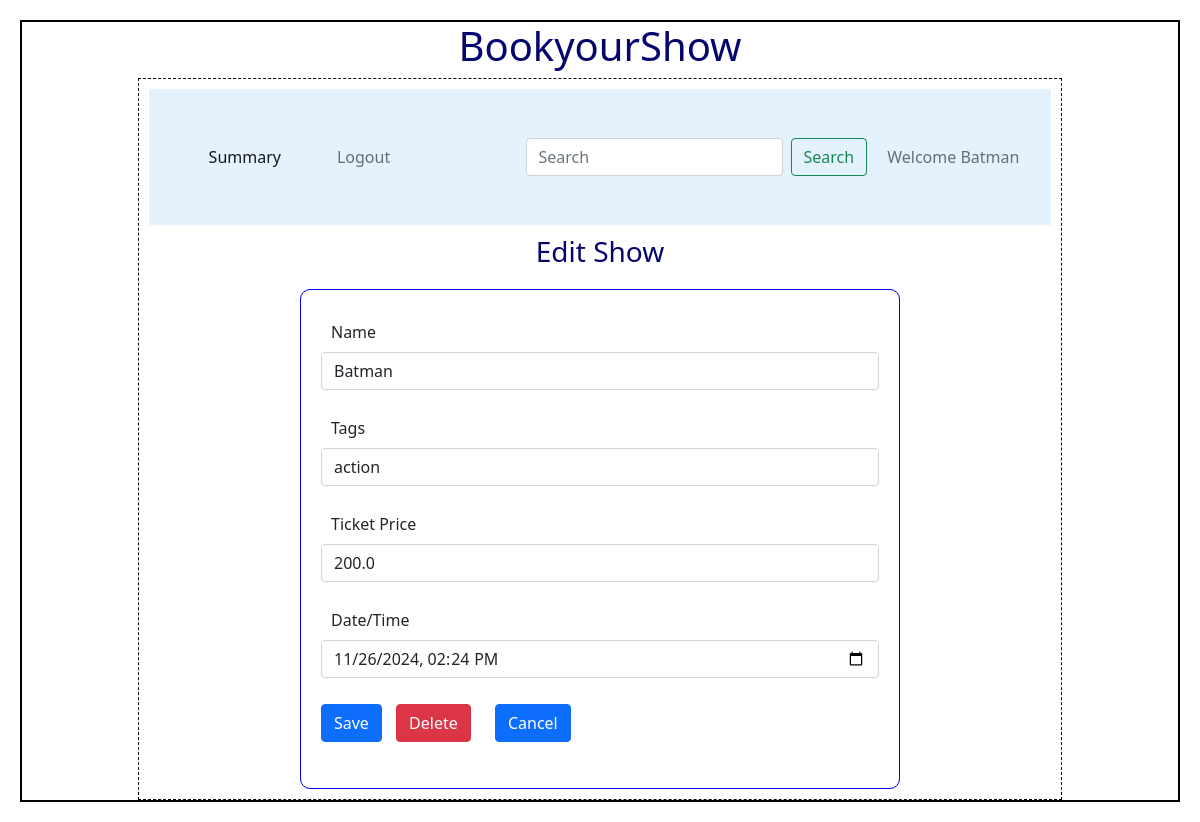
The app's page /edit_show/1/Batman with its own data.
### backend/models.py (models this page shows)
class Show(db.Model):
    __tablename__="show"
    id=db.Column(db.Integer,primary_key=True)
    name=db.Column(db.String,nullable=False)
    tags=db.Column(db.String,nullable=False)
    rating=db.Column(db.Integer,default=0)
    tkt_price=db.Column(db.Float,default=0.0)
    date_time=db.Column(db.DateTime,nullable=False)
    theatre_id=db.Column(db.Integer, db.ForeignKey("theatre.id"),nullable=False)
    tickets=db.relationship("Ticket",cascade="all,delete",backref="show",lazy=True)

### backend/controllers.py (the view, shortened to what this page needs)
@app.route("/edit_show/<id>/<name>",methods=["GET","POST"])
def edit_show(id,name):
    s=get_show(id)
    return render_template("edit_show.html",show=s,name=name)

### backend/controllers.py (called while the page is built)
def get_show(id):
    show=Show.query.filter_by(id=id).first()
    return show

### templates/edit_show.html
{%extends "admin_layout.html"%}
{%block content%}
            {%if show%}
                <div class="center"><h3>Edit Show</h3></div>
                <form action="/edit_show/{{show.id}}/{{name}}" method="POST">
                <div class="input_form">
                    <div class="mb-3">
                        <label for="name" class="form-label">Name</label>
                        <input type="text" class="form-control" name="mname" id="mname" value="{{show.name}}">
                    </div>
                    <div class="mb-3">
                        <label for="tags" class="form-label">Tags</label>
                        <input type="text" class="form-control" name="tags" id="tags" value="{{show.tags}}">
                    </div>
                    <div class="mb-3">
                        <label for="tkt_price" class="form-label">Ticket Price</label>
                        <input type="number" class="form-control" name="tkt_price" id="tkt_price" value="{{show.tkt_price}}">
                    </div>
                    <div class="mb-3">
                        <label for="dt_time" class="form-label">Date/Time</label>
                        <input type="datetime-local" class="form-control" name="dt_time" id="dt_time" value="{{show.date_time}}">
                    </div>
                    <div class="mb-3">
                        <button type="submit" class="btn btn-primary">Save</button>
                        <a href="/delete_show/{{show.id}}/{{name}}" type="button" class="btn btn-danger">Delete</a>
                        <a href="/admin/{{name}}" type="button" class="btn btn-primary">Cancel</a>
                    </div>
                </div>
                </form>
            {%endif%}
{%endblock%}

### templates/admin_layout.html (shortened to what this page needs)
<!DOCTYPE html>
<html>
    <head>
        <link rel="stylesheet" href="{{ url_for('static', filename='styles/main.css') }}">
        <link href="https://cdn.jsdelivr.net/npm/bootstrap@5.1.3/dist/css/bootstrap.min.css" rel="stylesheet">
    </head>
    <body>
        <div class="my_container">
            <div class="center"><h1>BookyourShow</h1></div>
            <div class="my_panel">
                <nav class="navbar navbar-expand-lg navbar-light " style="background-color: #e3f2fd;">
                    <div class="container-fluid">
                      <div class="collapse navbar-collapse" id="navbarText">
                        <ul class="navbar-nav me-auto mb-2 mb-lg-0">
                          <li class="nav-item">
                            <a class="nav-link active" aria-current="page" href="#">Summary</a>
                          </li>
                          <li class="nav-item">
                            <a class="nav-link" href="/login">Logout</a>
                          </li>
                        </ul>
                        <form class="d-flex" method="POST" action="/search/{{name}}">
                          <input class="form-control me-2" type="search" placeholder="Search" aria-label="Search" name = "search_txt" id = "search_txt">
                          <button class="btn btn-outline-success" type="submit">Search</button>
                        </form>
                        <span class="navbar-text">
                          Welcome {{name}}
                        </span>
                      </div>
                    </div>
                </nav>
                {%block content%}{%endblock%}
            </div>
        </div>
    </body>
</html>

### static/styles/main.css (style rules this page uses)
* { margin: 10px; }
.my_container { border: 2px solid black; }
.my_panel { width: 80%; margin: auto; height: auto; border: 1px dashed black; }
.input_form { border: 1px solid blue; width: 600px; height: 500px; margin: auto; margin-top: 20px; padding: 10px; border-radius: 10px; font-size: 16px; text-align: justify; }
.center { text-align: center; margin: auto; color: rgb(5,5,110) }

### records on screen
Show: name "Batman", mname "Batman", tags "action", tkt_price "200.0", dt_time "11/26/2024 14:24"
